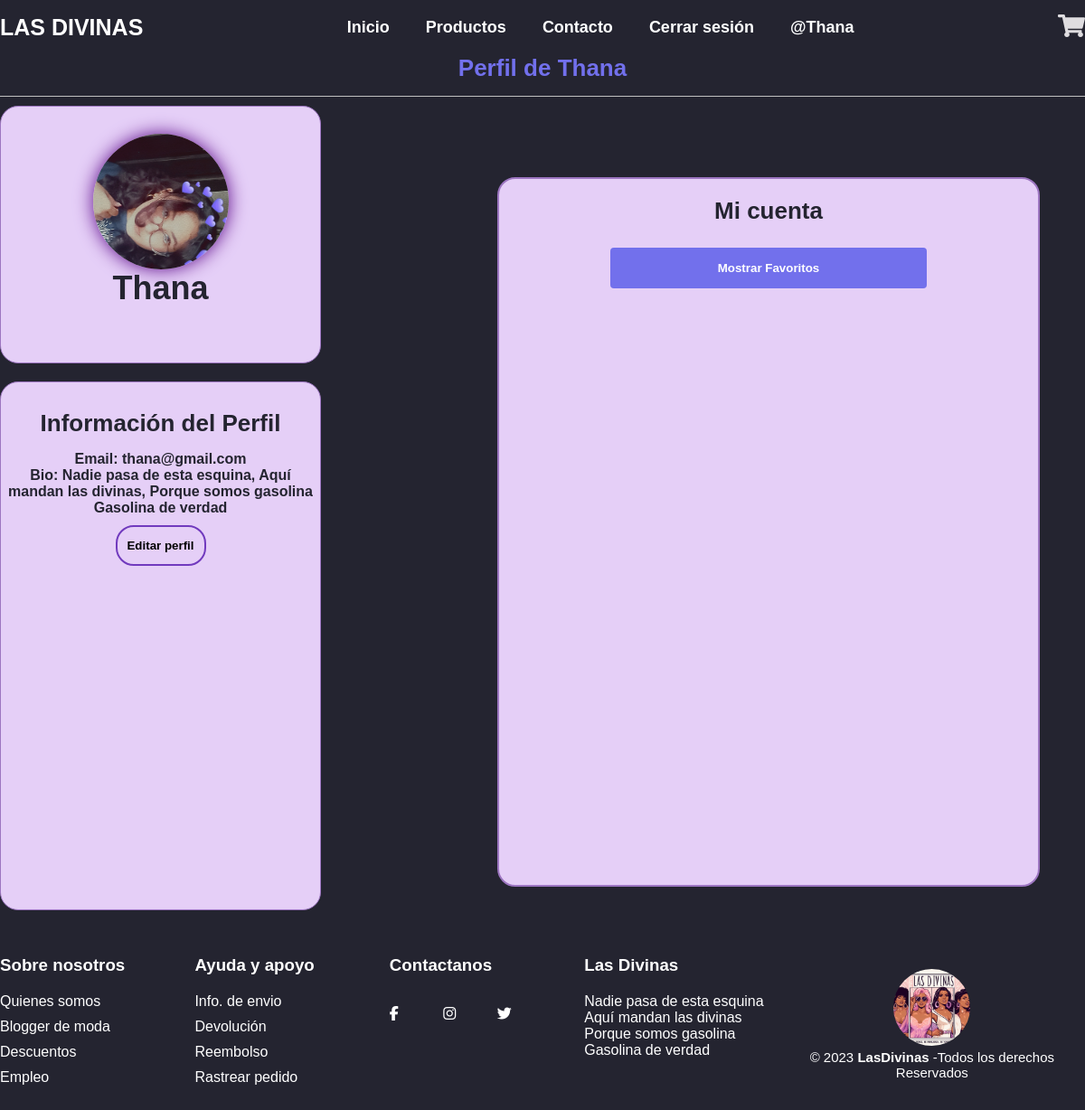
The app's page /perfil/Thana/ with its own data.
### Core/models.py (models this page shows, shortened)
class UserProfile(models.Model):
    user = models.OneToOneField(User, on_delete=models.CASCADE)
    profile_picture = models.ImageField(upload_to='profile_pics', blank=True, null=True, default='default_profile_pic.jpg')
    bio = models.TextField(max_length=500, blank=True)
    favorites=models.ManyToManyField(Productos,blank=True)

### Core/views.py (the view)
# urls.py: path('perfil/<str:username>/', ver_perfil, name='perfil'),
def ver_perfil(request, username):
    user = get_object_or_404(User, username=username)
    try:
        profile = UserProfile.objects.get(user=user)
    except UserProfile.DoesNotExist:
        profile = UserProfile.objects.create(user=user)
    if request.method == 'POST':
        form = UserProfileForm(request.POST, request.FILES, instance=profile)
        if form.is_valid():
            form.save()
            return redirect('Core:perfil', username=username)
    else:
        form = UserProfileForm(instance=profile)
    return render(request, 'registration/perfil.html', {'user': user, 'profile': profile, 'form': form})

### Core/Templates/registration/perfil.html (shortened to what this page needs)
{% extends 'base.html' %}
{% load static %}
{% block content %}
    <h2>Perfil de {{ user.username }}</h2>
<div class="containerP">
<div class="top">
    {% if profile.profile_picture %}
        <img src="{{ profile.profile_picture.url }}" alt="Foto de perfil" class="profile-picture shadow-drop-center" id="profilePicture">
    {% else %}
        <p>No hay foto de perfil</p>
    {% endif %}
    <p>{{ user.username }}</p>
</div>
<div class="info">
    <h3>Información del Perfil</h3>
    <p>Email: {{ user.email }}</p>
    <p>Bio: {{ profile.bio }}</p>
    <button id="editarPerfilBtn">Editar perfil</button>
</div>
<div class="BTI">
    <h3>Mi cuenta</h3>
    <button id="mostrarFavoritosBtn">Mostrar Favoritos</button>
</div>
</div>
{% include 'footer.html' %}
{% endblock %}

### Core/Templates/base.html (shortened to what this page needs)
{% load static %}
<!DOCTYPE html>
<html lang="es">
<head>
    <link rel="stylesheet" href="https://cdn.jsdelivr.net/npm/swiper/swiper-bundle.min.css">
   <link rel="stylesheet" href="{% static 'css/styles.css' %}">
   <link rel="stylesheet" type="text/css" href="https://cdnjs.cloudflare.com/ajax/libs/toastr.js/latest/css/toastr.min.css">
</head>
<body>
    <ul>
        <header>
            <div class="back">
                <div class="menu container">
                    <a href="#" class="logo">Las Divinas</a>
                    <nav class="navbar">
                        <ul>
                            <li><a href="{% url 'Core:home' %}">Inicio</a></li>
                            <li><a href="{% url 'Core:productos' %}">Productos</a></li>
                            <li><a href="{% url 'Core:contacts' %}">Contacto</a></li>
                            {% if user.is_authenticated %}
                                <li><a href="{% url 'logout' %}">Cerrar sesión</a></li>
                                <li><a href="{% url 'Core:perfil' username=user.username %}">@{{user.username}}</a></li>
                            {% else %}
                                <li><a href="{% url 'Core:login' %}">Iniciar sesión</a></li>
                                <li><a href="{% url 'Core:registro' %}">Registrarse</a></li>
                            {% endif %}
                        </ul>
                 </nav>
                 <div>
                    <ul>
                        <li class="submenu">
                            <img src="{% static 'images/car.svg' %}" id="img-carrito" alt="">
                        </li>
                    </ul>
                </div>
        </div>
    </header>
    {% block content %}{% endblock %}
</body>
</html>

### static/css/styles.css (style rules this page uses)
* { margin: 0; padding: 0; box-sizing: border-box; text-decoration: none; list-style: none; }
body { background-color: #242430; font-family: 'Poppins', sans-serif; }
.container { max-width: 1200px; margin: 0 auto; }
.menu { position: absolute; top: 0; left: 0; right: 0; display: flex; align-items: center; justify-content: space-between; z-index: 1000; }
.logo { font-size: 25px; color: #fff; text-transform: uppercase; font-weight: 800; }
.menu .navbar ul li { position: relative; float: left; }
.menu .navbar ul li a { font-size: 18px; padding: 20px; color: #feffff; display: block; }
.submenu { position: relative; }
body { max-width: 1200px; margin: 0 auto; }
img { max-width: 125%; }
header { display: flex; align-items: center; padding: 30px; justify-content: center; font-size: 30px; color: #fffdfd; font-weight: bold; }
img { max-width: 100%; }
h2 { font-size: 26px; font-weight: bold; text-align: center; color: #7270ec; padding-bottom: 15px; border-bottom: 1px solid silver; }

### Core/Templates/registration/perfil.html (style rules this page uses)
.top { background-color: #E5CFF7; width: 355px; height: 285px; border-radius: 20px; border-style: solid; border-width: 1px; border-color: #9D76C1; margin-top: 10px; margin-bottom: 20px; padding-top: 30px; align-items: center; font-family: 'Poppins', sans-serif; font-weight: 700; font-size: 36px; text-align: center; color: #242430; padding-bottom: 20px; display: block; }
.shadow-drop-center { animation: shadow-drop-center 1s linear both; }
.info { background-color: #E5CFF7; width: 355px; height: 585px; border-radius: 20px; border-style: solid; border-width: 1px; border-color: #9D76C1; margin-top: 10px; margin-bottom: 20px; padding-top: 30px; align-items: center; font-family: 'Poppins', sans-serif; font-weight: 700; text-align: center; color: #242430; padding-bottom: 20px; display: block; text-align: center; }
.info button { font-family: 'Poppins', sans-serif; font-weight: 700; height: 45px; padding-left: 5px; padding-right: 5px; margin-bottom: 20px; margin-top: 10px; background-color: #E5CFF7; border-color: #713ABE; border-style: solid; border-radius: 20px; width: 100px; cursor: pointer; }
.info h3 { padding-bottom: 15px; font-size: 26px; }
.container { display: flex; justify-content: space-between; }
.BTI { background-color: #E5CFF7; width: 750px; height: 785px; border-radius: 20px; border-style: solid; border-width: 2px; border-color: #9D76C1; margin-top: 10px; margin-bottom: 20px; padding-top: 30px; align-items: center; text-align: center; color: #242430; padding-bottom: 20px; position: absolute; left: 550px; right: 5px; top: 15%; }
.BTI { max-width: 600px; padding: 20px; }
.top { width: 355px; height: 285px; display: flex; flex-direction: column; align-items: center; font-size: 36px; padding-bottom: 20px; }
.BTI h3 { padding-bottom: 15px; font-size: 26px; }
.BTI button { font-family: 'Poppins', sans-serif; font-weight: 700; height: 45px; padding-left: 5px; padding-right: 5px; margin-bottom: 20px; margin-top: 10px; background-color: #E5CFF7; border-color: #713ABE; border-style: solid; border-radius: 20px; width: 350px; cursor: pointer; }
.profile-picture { border-radius: 50%; width: 150px; height: 150px; object-fit: cover; cursor: pointer; }
#mostrarFavoritosBtn, #panelFavoritos { margin-top: 10px; }
#mostrarFavoritosBtn { background-color: #7270ec; color: white; padding: 10px 15px; border: none; border-radius: 4px; cursor: pointer; }

### records on screen
UserProfile: profile_picture (picture), bio "Nadie pasa de esta esquina, Aquí mandan las divinas, Porque somos gasolina Gasolina de verdad"

### other values on screen
{{ user.username }} "Thana"
{{ user.email }} "thana@gmail.com"
